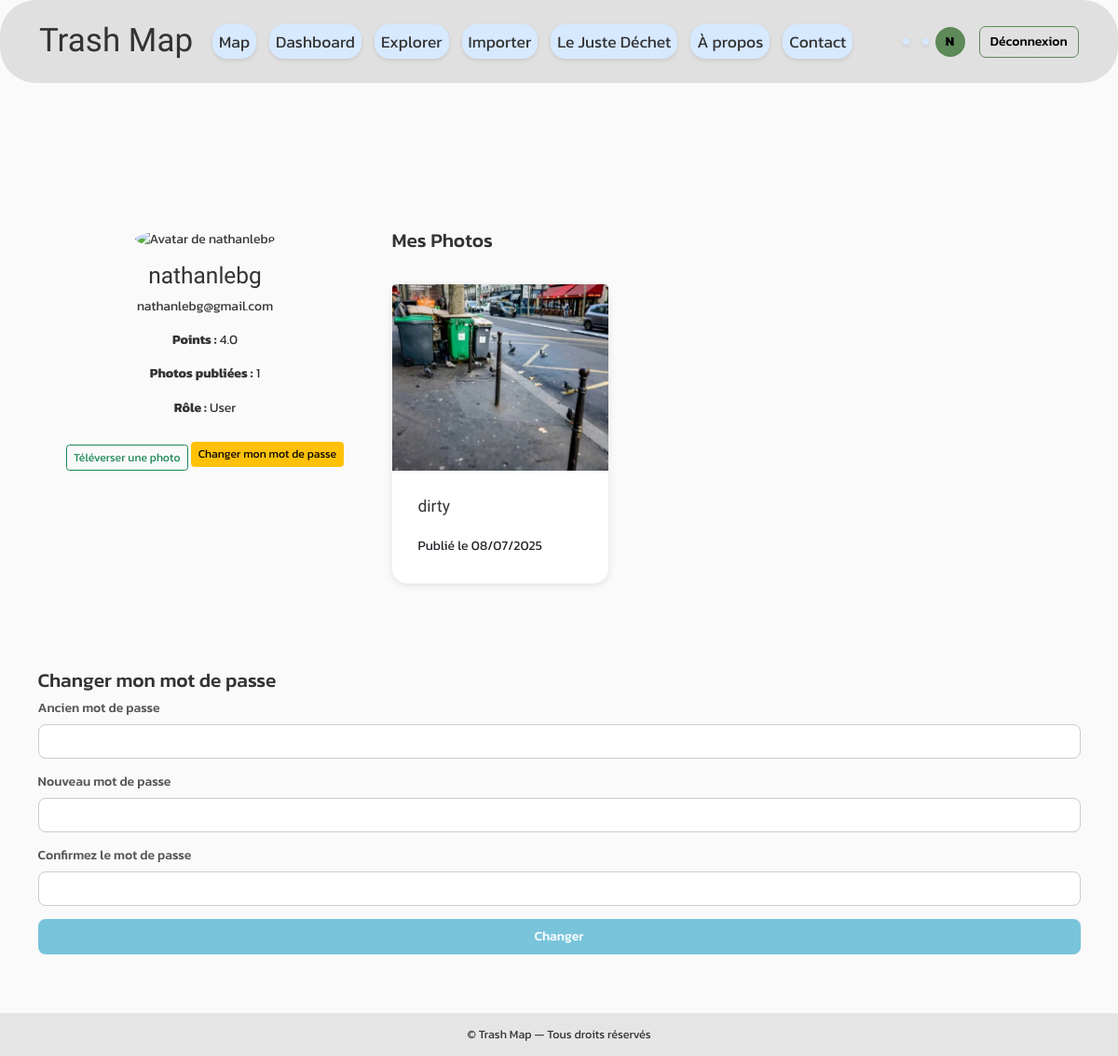
Page /profile/ (signed in) on the committed database.
### app/models.py (models this page shows, shortened)
class User (db.Model, UserMixin):
    __tablename__ = 'Users'
    id                 = db.Column(db.Integer, primary_key=True, autoincrement=True)
    username           = db.Column(db.String(64), unique=True, nullable=False)
    email              = db.Column(db.String(120), unique=True, nullable=False)
    password           = db.Column(db.String(128), nullable=False)
    nb_pic             = db.Column(db.Integer, default=0)
    role               = db.Column(db.String(200), nullable=False, default='user')
    points             = db.Column(db.Integer, default=0)
    created_at         = db.Column(db.DateTime, nullable=False, default=db.func.current_timestamp())

class Image(db.Model):
    __tablename__ = 'Images'
    id            = db.Column(
        db.Integer,
        primary_key=True
    )
    file_path     = db.Column(
        db.String(200),
        nullable=False
    )
    label         = db.Column(
        db.String(100),
        nullable=True
    )
    true_label    = db.Column(
        db.String(100),
        nullable=True
    )
    upload_date   = db.Column(
        db.DateTime,
        nullable=False,
        default=datetime.utcnow
    )
    username      = db.Column(
        db.String(80),
        nullable=False,
        server_default='anonymous'
    )
    localisation  = db.Column(
        db.String(100),
        nullable=False,
        server_default='unknown'
    )
    description   = db.Column(
        db.Text,
        nullable=False,
        server_default='no description'
    )
    quizz         = db.Column(
        db.String(100),
        nullable=True
    )

### app/routes.py (the view, shortened to what this page needs)
@profile_bp.route('/', methods=['GET', 'POST'])
@login_required
def view():
    pwd_form    = ChangePasswordForm(prefix='pwd')
    avatar_form = UploadAvatarForm(prefix='avatar')
    images = Image.query.filter_by(username=current_user.username).all()
    points = current_user.points
    return render_template(
        'profile.html',
        images=images,
        pwd_form=pwd_form,
        avatar_form=avatar_form,
        points=points
    )

### app/forms.py
class ChangePasswordForm(FlaskForm):
    old_password = PasswordField(
        'Ancien mot de passe',
        validators=[DataRequired(message="Veuillez renseigner votre mot de passe actuel.")]
    )
    new_password = PasswordField(
        'Nouveau mot de passe',
        validators=[
            DataRequired(message="Le nouveau mot de passe ne peut pas être vide."),
            EqualTo('confirm', message='Les mots de passe doivent correspondre.')
        ]
    )
    confirm = PasswordField(
        'Confirmez le mot de passe',
        validators=[DataRequired(message="Veuillez confirmer votre nouveau mot de passe.")]
    )
    submit_pwd = SubmitField('Changer le mot de passe')

class UploadAvatarForm(FlaskForm):
    avatar = FileField(
        'Nouvel avatar',
        validators=[
            FileRequired(message="Vous devez sélectionner une image."),
            FileAllowed(['jpg', 'jpeg', 'png', 'gif', 'webp'], 'Seules les images sont autorisées !')
        ],
        render_kw={'accept': 'image/jpeg,image/png,image/gif,image/webp'}
    )
    submit_avatar = SubmitField('Uploader')  # ← ajoutez cette ligne

### app/templates/profile.html (shortened to what this page needs)
{% extends "base.html" %}
{% block content %}
<div class="container mt-5">
  <div class="row">
    <div class="col-md-4 text-center">
      <img
        src="{{ current_user.profile_image_url or url_for('static', filename='uploads/default.png') }}"
        alt="{{ _('Avatar de %(username)s', username=current_user.username) }}"
        class="rounded-circle"
        width="150"
        height="150"
      >
      <h3 class="mt-3">{{ current_user.username }}</h3>
      <p>{{ current_user.email }}</p>
      <p><strong>{{ _('Points') }} :</strong> {{ current_user.points }}</p>
      <p><strong>{{ _('Photos publiées') }} :</strong> {{ images|length }}</p>
      <p><strong>{{ _('Rôle') }} :</strong> {{ _(current_user.role.capitalize()) }}</p>
      <a
        href="{{ url_for('main.upload') }}"
        class="btn btn-sm btn-outline-success mt-3"
      >
        {{ _('Téléverser une photo') }}
      </a>
      <a
        href="{{ url_for('profile.view') }}#change-pwd"
        class="btn btn-sm btn-warning mt-2"
      >
        {{ _('Changer mon mot de passe') }}
      </a>
    </div>
    <div class="col-md-8">
      <h4>{{ _('Mes Photos') }}</h4>
      <div class="row">
        {% for image in images %}
          <div class="col-sm-6 col-lg-4 mb-4">
            <div class="card">
              <img
                src="{{ url_for('static', filename='uploads/' ~ image.file_path) }}"
                class="card-img-top"
                alt="{{ image.label or _('Photo %(num)s', num=loop.index) }}"
              >
              <div class="card-body">
                {% if image.label %}
                  <h5 class="card-title">{{ image.label }}</h5>
                {% endif %}
                <p class="card-text">
                  {{ _('Publié le %(date)s', date=image.upload_date.strftime('%d/%m/%Y')) }}
                </p>
              </div>
            </div>
          </div>
        {% else %}
          <p class="text-muted">{{ _("Vous n'avez pas encore publié de photos.") }}</p>
        {% endfor %}
      </div>
    </div>
  </div>
  <div id="change-pwd" class="mt-5">
    <h4>{{ _('Changer mon mot de passe') }}</h4>
    <form method="post" action="{{ url_for('profile.view') }}#change-pwd">
      <div class="mb-3">
        {{ pwd_form.old_password.label(class="form-label") }}
        {{ pwd_form.old_password(class="form-control") }}
      </div>
      <div class="mb-3">
        {{ pwd_form.new_password.label(class="form-label") }}
        {{ pwd_form.new_password(class="form-control") }}
      </div>
      <div class="mb-3">
        {{ pwd_form.confirm.label(class="form-label") }}
        {{ pwd_form.confirm(class="form-control") }}
      </div>
      <div class="d-grid">
        {{ pwd_form.submit_pwd(class="btn btn-primary", value=_('Changer')) }}
      </div>
    </form>
  </div>
</div>
{% endblock %}

### app/templates/base.html (shortened to what this page needs)
<!DOCTYPE html>
<html lang="{{ current_locale }}">
<head>
  <link
    href="https://cdn.jsdelivr.net/npm/bootstrap@5.3.2/dist/css/bootstrap.min.css"
    rel="stylesheet"
  />
  <link rel="stylesheet" href="https://unpkg.com/leaflet/dist/leaflet.css" />
  <link
    rel="stylesheet"
    href="https://cdn.jsdelivr.net/gh/lipis/flag-icons@7.3.2/css/flag-icons.min.css"
  />
  <link href="{{ url_for('static', filename='css/main.css') }}" rel="stylesheet" />
</head>
<body class="d-flex flex-column min-vh-100">
  <nav class="navbar navbar-expand-lg custom-navbar fixed-top">
    <div class="container-fluid">
      <a class="navbar-brand" href="{{ url_for('main.show_map') }}">
        {{ _('Trash Map') }}
      </a>
      <div class="collapse navbar-collapse justify-content-between" id="topNav">
        <ul class="navbar-nav me-auto mb-2 mb-lg-0 flex-column flex-lg-row">
          <li class="nav-item">
            <a class="nav-link" href="{{ url_for('main.show_map') }}">{{ _('Map') }}</a>
          </li>
          <li class="nav-item">
            <a class="nav-link" href="{{ url_for('main.dashboard') }}">{{ _('Dashboard') }}</a>
          </li>
          <li class="nav-item">
            <a class="nav-link" href="{{ url_for('main.explorer') }}">{{ _('Explorer') }}</a>
          </li>
          <li class="nav-item">
            <a class="nav-link" href="{{ url_for('main.upload') }}">{{ _('Importer') }}</a>
          </li>
          <li class="nav-item">
            <a class="nav-link" href="{{ url_for('main.quizz') }}">{{ _('Le Juste Déchet') }}</a>
          </li>
          <li class="nav-item">
            <a class="nav-link" href="{{ url_for('main.about') }}">{{ _('À propos') }}</a>
          </li>
          <li class="nav-item">
            <a class="nav-link" href="{{ url_for('main.contact') }}">{{ _('Contact') }}</a>
          </li>
        </ul>
        <div class="auth-box d-flex align-items-center ms-auto">
          <ul class="navbar-nav ms-3 d-flex flex-row align-items-center">
            <li class="nav-item">
              <a class="nav-link p-1" href="{{ request.path }}?lang=fr" title="Français">
              </a>
            </li>
            <li class="nav-item">
              <a class="nav-link p-1" href="{{ request.path }}?lang=en" title="English">
              </a>
            </li>
          </ul>
          {% if current_user.is_authenticated %}
            <a href="{{ url_for('profile.view') }}" class="nav-avatar me-2">
              <span class="avatar-circle">{{ current_user.username[0]|upper }}</span>
            </a>
            <a href="{{ url_for('main.logout') }}" class="btn btn-outline-light">
              {{ _('Déconnexion') }}
            </a>
          {% endif %}
        </div>
      </div>
    </div>
  </nav>
  <div class="container-fluid flex-fill pt-5 pb-5">
    <div class="row h-100">
      <main class="col-12 px-4 py-4 overflow-auto">
        {% block content %}{% endblock %}
      </main>
    </div>
  </div>
  <footer class="footer text-center py-3 mt-auto">
    &copy; {{ current_year }} {{ _('Trash Map — Tous droits réservés') }}
  </footer>
</body>
</html>

### app/static/css/main.css (style rules this page uses)
html, body { height: 100%; margin: 0; padding-top: 70px; font-family: 'Kanit', sans-serif; font-size: 14px; background: #fafafa; color: #333; display: flex; flex-direction: column; }
.flex-fill { flex: 1; }
.custom-navbar, .custom-navbar .container-fluid { padding: 0.5rem 1.5rem; }
.custom-navbar { background: #e0e0e0; border-radius: 38px; }
.custom-navbar .navbar-brand { font-family: 'Micro 5', monospace; font-size: 2.5rem; color: #333; }
.custom-navbar .navbar-nav { display: flex; flex-direction: row; align-items: center; }
.custom-navbar .nav-link { margin: 0 0.5rem; padding: 0.4rem 1rem; background: #ffffff; border-radius: 16px; box-shadow: 0 2px 4px rgba(0,0,0,0.1); font-size: 1.25rem; color: #333; transition: all 0.2s; }
.custom-navbar .nav-link:nth-child(1) { background: #d7e9ff; }
.auth-box .btn { border-radius: 0.5rem; font-weight: 500; padding: 0.4rem 0.8rem; width: auto; transition: background-color 0.2s ease, transform 0.2s ease; }
.card { margin: 2rem auto; max-width: 500px; border: none; border-radius: 16px; box-shadow: 0 2px 8px rgba(0,0,0,0.1); }
.card-body { padding: 2rem; }
.card-title { font-family: 'Micro 5', monospace; color: #333; margin-bottom: 1.5rem; }
.form-label { font-weight: 500; color: #555; }
.form-control { border-radius: 8px; border: 1px solid #ccc; padding: 0.5rem; transition: border-color 0.2s; }
.btn-primary { background: #78c4db; border: none; font-weight: 500; border-radius: 8px; padding: 0.6rem; transition: background-color 0.2s, transform 0.2s; }
main { flex: 1; padding: 1rem; }
h1, h2, h3, .display-5 { font-family: 'Micro 5', monospace; color: #333; }
p { line-height: 1.6; margin-bottom: 1rem; }
footer { background: #e0e0e0cb; text-align: center; padding: 1rem 0; font-size: 0.9rem; margin-top: auto; }
.btn-outline-light { color: #000000; border-color: #5e8959; }
.nav-avatar { text-decoration: none; }
.avatar-circle { display: inline-flex; align-items: center; justify-content: center; width: 36px; height: 36px; border-radius: 50%; background-color: #e0e0e0; color: #333333; font-size: 1rem; font-weight: bold; text-transform: uppercase; user-select: none; cursor: default; }
.avatar-circle { display: inline-flex; align-items: center; justify-content: center; width: 32px; height: 32px; margin-right: 8px; background-color: #5e8959; color: rgb(0, 0, 0); font-weight: bold; border-radius: 50%; text-transform: uppercase; }
.card-img-top { width: 100%; height: 200px; object-fit: cover; }

### rows in the picture
User: username "N", username "nathanlebg", email "nathanlebg@gmail.com", points "4.0"
Image: file_path (picture), label "dirty"

### other values in the picture
{{ images|length }} "1"
{{ pwd_form.old_password.label(class="form-label") }} "Ancien mot de passe"
{{ pwd_form.new_password.label(class="form-label") }} "Nouveau mot de passe"
{{ pwd_form.confirm.label(class="form-label") }} "Confirmez le mot de passe"
